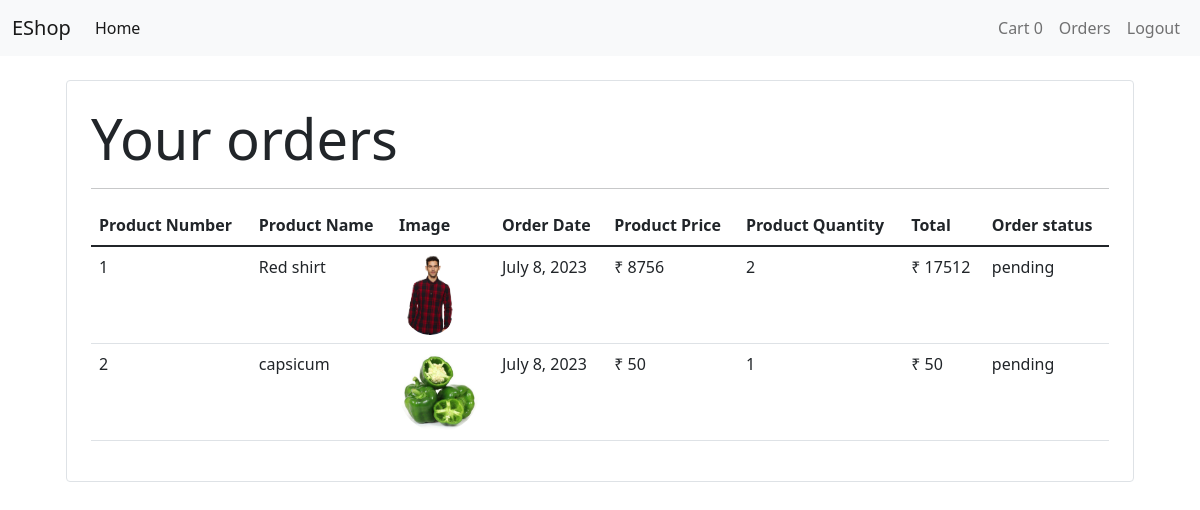
Screenshot of /orders (signed in) with the database file from the repository.
### EShop/store/models/orders.py (models this page shows, shortened)
class Order(models.Model):
    product = models.ForeignKey(Product, on_delete=models.CASCADE)
    customer =models.ForeignKey(Customer, on_delete=models.CASCADE)
    quantity =models.IntegerField(default=1)
    price = models.IntegerField()
    address = models.CharField(max_length=100,default='' , blank=True)
    phone = models.CharField(max_length=15, default='', blank=True)
    date = models.DateField(default=datetime.datetime.today)
    status = models.BooleanField(default=False )
    @staticmethod
    def get_orders_by_customerId(customerId):
        return Order.objects.filter(customer = customerId).order_by('date')

### EShop/store/models/product.py (models this page shows, shortened)
class Product(models.Model):
    name = models.CharField(max_length=50)
    price  = models.IntegerField(default=0)
    category = models.ForeignKey(Category , on_delete=models.CASCADE, default=1)
    description = models.CharField(max_length=200 , default='' , null=True , blank=True)
    image = models.ImageField(upload_to='uploads/products/')

### EShop/store/middlewares/auth.py (the view)
    def middleware(request):
        print(request.session.get('customer_id'))
        if  not request.session.get("customer_id") :
            while not (request.path == reverse('login')):
                return redirect(reverse('login'))
        response = get_response(request)
        return response

### EShop/store/templatetags/customfilter.py (called while the page is built)
@register.filter(name='currency')
def currency(number):
    return "₹ "+str(number)

@register.filter(name='multiply')
def multiply(number , number1):
    return number * number1

### EShop/store/views.py (called while the page is built)
    def get(self,request):
        customer = request.session.get('customer_id')
        orders = Order.get_orders_by_customerId(customer)
        print(orders)
        return render (request ,'orders.html', {'orders':orders})

### EShop/store/templates/orders.html
{% extends 'base.html' %} {% block content %} {% load cartinfo %} {% load customfilter %}
<div class="container">
  <div class="border rounded p-4 m-4">
    <p class="display-4 pl-4 ml-4">Your orders</p>
    <hr>
    <table class="table">
      <thead>
        <tr>
          <th>Product Number</th>
          <th>Product Name</th>
          <th>Image</th>
          <th>Order Date</th>
          <th>Product Price</th>
          <th>Product Quantity</th>
          <th>Total</th>
          <th>Order status</th>
        </tr>
      </thead>
      <tbody>
        {% for order in orders %}
        <tr>
          <td > {{forloop.counter}}</td>
          <td>{{order.product.name}}</td>
          <td><img style="height: 80px;" class="rounded-circle" src="{{order.product.image.url}}" alt=""></td>
          <td>{{order.date}}</td>
          <td>{{order.price|currency}}</td>
          <td>{{order.quantity}}</td>
          <td>
            {{ order.quantity|multiply:order.price|currency}}
          </td>
          {% if order.status %}
            <td>completed</td>
          {% else %}
          <td>pending</td>
          {% endif%}
        </tr>
        {% endfor %}
      </tbody>
    </table>
  </div>
</div>
{% endblock %}

### rows the page displays
Order: product.name "Red shirt", product.image (picture), date "July 8, 2023", price "₹ 8756", quantity "2", quantity|multiply "₹ 17512", status "pending"
Order: product.name "capsicum", product.image (picture), date "July 8, 2023", price "₹ 50", quantity "1", quantity|multiply "₹ 50", status "pending"

### other values shown
{{ request.session.cart.keys|length }} "0"
